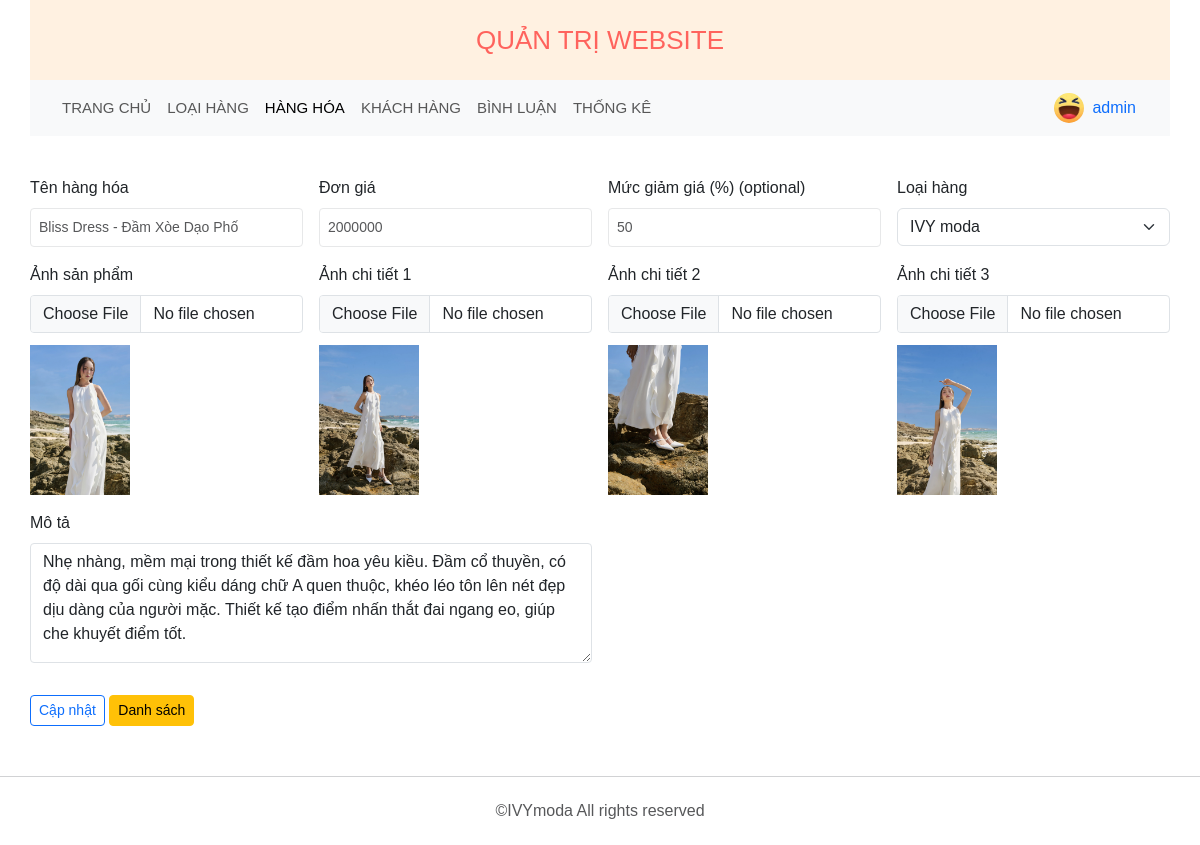
The app's page /admin/hang-hoa/index.php?edit&id=1 (signed in) with its own data.
### tables this page shows
CREATE TABLE `khach_hang` (
  `ma_khach_hang` int(10) NOT NULL,
  `email` varchar(50) NOT NULL,
  `so_dien_thoai` varchar(15) NOT NULL,
  `mat_khau` varchar(50) NOT NULL,
  `ho_ten` varchar(256) NOT NULL,
  `hinh_anh` varchar(255) DEFAULT NULL,
  `kich_hoat` bit(1) NOT NULL DEFAULT b'1',
  `vai_tro` bit(1) DEFAULT b'0'
);

CREATE TABLE `hang_hoa` (
  `ma_hang_hoa` int(10) NOT NULL,
  `ten_hang_hoa` varchar(256) NOT NULL,
  `hinh_anh` varchar(256) NOT NULL,
  `hinh_anh_nen` varchar(256) NOT NULL,
  `hinh_anh_1` varchar(256) NOT NULL,
  `hinh_anh_2` varchar(256) NOT NULL,
  `don_gia` float NOT NULL,
  `muc_giam_gia` int(5) DEFAULT NULL,
  `ma_loai_hang` int(11) DEFAULT NULL,
  `mo_ta_hang_hoa` text NOT NULL,
  `so_luot_xem` int(10) NOT NULL DEFAULT '0'
);

CREATE TABLE `loai_hang` (
  `ma_loai_hang` int(10) NOT NULL,
  `ten_loai_hang` varchar(256) NOT NULL
);

### admin/hang-hoa/index.php (called while the page is built, shortened)
<?php
require "../../dao/pdo.php";
require "../../dao/loai_hang.php";
require "../../dao/hang_hoa.php";
$active = 'hang_hoa';
if (exist_param("btn_list")) {
    $VIEW_NAME = "list.php";
} else if (exist_param("edit")) {
    $id = $_REQUEST['id'];
    $product = hang_selectById($id);
} else {
    $VIEW_NAME = "add.php";
}
require "../layout.php";

### dao/pdo.php (called while the page is built, shortened)
<?php
function pdo_get_connection()
{
    $servername = "localhost";
    $username = "root";
    $password = "tacong09032005";
    $dbname = "duanmau";
    try {
        $conn = new PDO("mysql:host=$servername;dbname=$dbname; charset=utf8", $username, $password);
        $conn->setAttribute(PDO::ATTR_ERRMODE, PDO::ERRMODE_EXCEPTION);
        return $conn;
    } catch (PDOException $e) {
        echo "Connection failed: " . $e->getMessage();
    }
}
function pdo_query($sql)
{
    $sql_args = array_slice(func_get_args(), 1);
    try {
        $conn = pdo_get_connection();
        $stmt = $conn->prepare($sql);
        $stmt->execute($sql_args);
        $rows = $stmt->fetchAll();
        return $rows;
    } catch (PDOException $e) {
        throw $e;
    } finally {
        unset($conn);
    }
}
function pdo_query_one($sql)
{
    $sql_args = array_slice(func_get_args(), 1);
    try {
        $conn = pdo_get_connection();
        $stmt = $conn->prepare($sql);
        $stmt->execute($sql_args);
        $row = $stmt->fetch(PDO::FETCH_ASSOC);
        return $row;
    } catch (PDOException $e) {
        throw $e;
    } finally {
        unset($conn);
    }
}

### dao/khach_hang.php (called while the page is built, shortened)
<?php
function user_selectById($id)
{
    $sql = "SELECT * FROM khach_hang WHERE ma_khach_hang = $id";
    return pdo_query_one($sql);
}

### dao/hang_hoa.php (called while the page is built, shortened)
<?php
function hang_selectById($id)
{
    $sql = "SELECT * FROM hang_hoa WHERE ma_hang_hoa = $id";
    return pdo_query_one($sql);
}

### dao/loai_hang.php (called while the page is built, shortened)
<?php
function loai_selectAll()
{
    $sql = "SELECT * FROM loai_hang";
    return  pdo_query($sql);
}

### admin/hang-hoa/edit.php (the view, shortened to what this page needs)
<form class="row g-3 needs-validation mt-1" novalidate method="POST" enctype="multipart/form-data">
    <div class="col-md-3">
        <label for="validationCustom01" class="form-label">Tên hàng hóa</label>
        <input spellcheck="false" type="text" class="form-control p-2" id="validationCustom01" required name="name" value="<?php echo $product['ten_hang_hoa'] ?>">
    </div>
    <div class="col-md-3">
        <label for="inputPassword" class="form-label">Đơn giá</label>
        <input type="number" class="form-control p-2" id="inputPassword" required name="cost" value="<?php echo $product['don_gia'] ?>">
    </div>
    <div class="col-md-3">
        <label for="inputRePassword" class="form-label">Mức giảm giá (%) (optional)</label>
        <input type="number" min="0" max="100" class="form-control p-2" id="inputRePassword" name="discount" value="<?php echo $product['muc_giam_gia'] ?>">
    </div>
    <div class="col-md-3">
        <label for="validationCustom04" class="form-label">Loại hàng</label>
        <select class="form-select" name="type" id="">
            <?php
            $types = loai_selectAll();
            foreach ($types as $type) { ?>
                <option <?php
                        if ($product['ma_loai_hang'] == $type['ma_loai_hang']) {
                            echo "selected";
                        }
                        ?> value="<?php echo $type['ma_loai_hang'] ?>"><?php echo $type['ten_loai_hang'] ?></option>
            <?php   } ?>
        </select>
    </div>
    <div class="col-md-3">
        <label for="validationCustom06" class="form-label">Ảnh sản phẩm</label>
        <input type="file" class="form-control" id="validationCustom06" name="image" onchange="fPreviewImage1(this.files[0])">
        <img id="image-preview-1" style="margin-top: 12px;" src="<?php echo $product['hinh_anh'] ?>" width="100" alt="">
    </div>
    <div class="col-md-3">
        <label for="validationCustom07" class="form-label">Ảnh chi tiết 1</label>
        <input type="file" class="form-control" id="validationCustom07" name="image1" onchange="fPreviewImage2(this.files[0])">
        <img id="image-preview-2" style="margin-top: 12px;" src="<?php echo $product['hinh_anh_nen'] ?>" width="100" alt="">
    </div>
    <div class="col-md-3">
        <label for="validationCustom08" class="form-label">Ảnh chi tiết 2</label>
        <input type="file" class="form-control" id="validationCustom08" name="image2" onchange="fPreviewImage3(this.files[0])">
        <img id="image-preview-3" style="margin-top: 12px;" src="<?php echo $product['hinh_anh_1'] ?>" width="100" alt="">
    </div>
    <div class="col-md-3">
        <label for="validationCustom09" class="form-label">Ảnh chi tiết 3</label>
        <input type="file" class="form-control" id="validationCustom09" name="image3" onchange="fPreviewImage4(this.files[0])">
        <img id="image-preview-4" style="margin-top: 12px;" src="<?php echo $product['hinh_anh_2'] ?>" width="100" alt="">
    </div>
    <div class="col-md-6 mb-3">
        <label class="form-label">Mô tả</label>
        <textarea class="form-control" name="description" id="" style="height: 120px;" required><?php echo $product['mo_ta_hang_hoa'] ?></textarea>
    </div>
    <div class="col-12">
        <button name="submit" type="submit" class="btn btn-outline-primary btn-sm">Cập nhật</button>
        <a href="?btn_list" id="list" class="btn btn-warning btn-sm">Danh sách</a>
    </div>
</form>

### admin/layout.php (shortened to what this page needs)
<!DOCTYPE html>
<html lang="en">
<head>
    <link href="https://cdn.jsdelivr.net/npm/bootstrap@5.3.3/dist/css/bootstrap.min.css" rel="stylesheet">
    <link rel="stylesheet" href="../../content/css/style.css" />
</head>
<body style="min-height: 100vh; display: flex; flex-direction:column;">
    <?php
    if (isset($_SESSION['user-id'])) { ?>
        <header id="header" style="position: unset;">
            <div class="container" style="background-color: rgba(255, 228, 196, 0.5);  justify-content: flex-end;">
                <div class="logo">
                    <p style="padding: 24px; text-align: center; font-size: 26px; font-weight: 500;
                color: #ff000096; margin: 0;">QUẢN TRỊ WEBSITE</p>
                </div>
            </div>
        </header>
        <main id="main" style="padding-top: 0; border: none;">
            <section class="container" style="padding: 0;">
                <nav class="navbar navbar-expand-lg bg-body-tertiary" style="padding: 8px 12px;">
                    <div class="container-fluid">
                        <div class="collapse navbar-collapse" id="navbarNavDropdown">
                            <ul class="navbar-nav" style="font-size: 15px">
                                <li class="nav-item">
                                    <a class="nav-link" aria-current="page" href="../">TRANG CHỦ</a>
                                </li>
                                <li class="nav-item">
                                    <a class="nav-link  <?php if ($active == 'loai_hang') {
                                                            echo 'active';
                                                        } ?>" href="../loai-hang">LOẠI HÀNG</a>
                                </li>
                                <li class="nav-item">
                                    <a class="nav-link <?php if ($active == 'hang_hoa') {
                                                            echo 'active';
                                                        } ?>" href="../hang-hoa">HÀNG HÓA</a>
                                </li>
                                <li class="nav-item">
                                    <a class="nav-link <?php if ($active == 'khach_hang') {
                                                            echo 'active';
                                                        } ?>" href="../khach-hang">KHÁCH HÀNG</a>
                                </li>
                                <li class="nav-item">
                                    <a class="nav-link <?php if ($active == 'binh_luan') {
                                                            echo 'active';
                                                        } ?>" href="../binh-luan">BÌNH LUẬN</a>
                                </li>
                                <li class="nav-item">
                                    <a class="nav-link <?php if ($active == 'thong_ke') {
                                                            echo 'active';
                                                        } ?>" href="../thong-ke">THỐNG KÊ</a>
                                </li>
                            </ul>
                        </div>
                        <div class="right-header">
                            <div class="header-action" style="display: flex; align-items: center; gap: 8px;">
                                <?php
                                require_once "../../dao/pdo.php";
                                require_once "../../dao/khach_hang.php";
                                $id = $_SESSION['user-id'];
                                $user = user_selectById($id);
                                ?>
                                <img src="<?php echo $user['hinh_anh'] ?>" alt="" style="width: 30px; height: 30px; border-radius: 50%;">
                                <a href="#" style="margin-right: 10px;">
                                    <?php echo $user['ho_ten']; ?>
                                </a>
                            </div>
                        </div>
                    </div>
                </nav>
            </section>
        </main>
        <main id="main" style="padding-top: 20px; border: none; padding-bottom: 50px">
            <section class="container" style="padding: 0;">
                <?php include $VIEW_NAME; ?>
            </section>
        </main>
        <footer id="footer" style="border-top: 1px solid #d1d2d4; margin-top: auto;">
            <div class="copy-right">©IVYmoda All rights reserved</div>
        </footer>
    <?php    } else { ?>
        <h1>Cần có quyền admin để truy cập trang này</h1>
    <?php }
    ?>
</body>
</html>

### content/css/style.css (style rules this page uses)
* { margin: 0; padding: 0; box-sizing: border-box; font-family: "Montserrat", sans-serif; }
body { font-size: 16px; line-height: 24px; }
ul li { list-style: none; }
a { text-decoration: none; }
.container { width: 1380px; padding-right: 15px; padding-left: 15px; margin-left: auto; margin-right: auto; }
#header { position: fixed; top: 0; left: 0; right: 0; background-color: #fff; z-index: 20; }
#header .container { display: flex; position: relative; align-items: center; justify-content: space-between; height: 80px; }
#header .logo { position: absolute; top: 50%; left: 50%; transform: translate(-50%, -50%); }
#header .container::after { content: ""; width: calc(100% - 30px); height: 1px; background: #e7e8e9; position: absolute; bottom: 0; left: 50%; transform: translateX(-50%); }
#main { border-bottom: 1px solid #d1d2d4; padding-top: 80px; }
.form-control:not(.rounded) { border-radius: 4px; }
input[type="text"], input[type="email"], input[type="tel"], input[type="password"], input[type="number"], input[type="search"], textarea { border: 1px solid #e7e8e9; border-radius: 4px; padding: 15px; font-size: 14px; color: #57585a; font-family: "Montserrat", sans-serif; outline: none; }
#footer { padding: 24px 0; }
#footer .copy-right { font-size: 16px; line-height: 20px; color: #57585a; text-align: center; }

### admin/layout.php (style rules this page uses)
#header .container::after { content: none; }

### records on screen
khach_hang: hinh_anh (picture), ho_ten "admin"
hang_hoa: name "Bliss Dress - Đầm Xòe Dạo Phố", cost "2000000", discount "50", type "IVY moda", hinh_anh (picture), hinh_anh_nen (picture), hinh_anh_1 (picture), hinh_anh_2 (picture), description "Nhẹ nhàng, mềm mại trong thiết kế đầm hoa yêu kiều. Đầm cổ thuyền, có độ dài qua gối cùng kiểu dáng chữ A quen thuộc, khéo léo tôn lên nét đẹp dịu dàng của người mặc. Thiết kế tạo điểm nhấn thắt đai ngang eo, giúp che khuyết điểm tốt."
